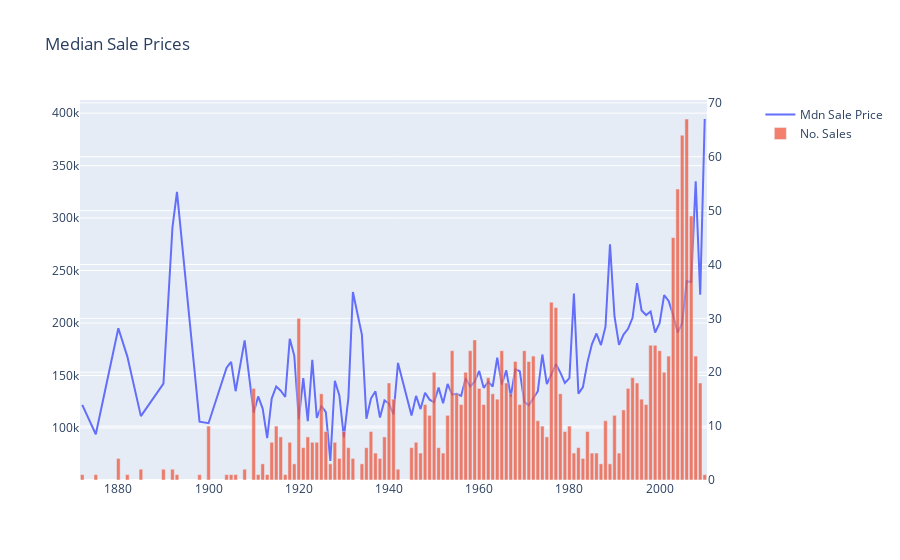

Notebook cell for this chart:
### Code cell
# Creating a variable containing the house age when sold
# raw_df['AgeWSold'] = raw_df[['SaleDate', 'YearBuilt']].apply(lambda d : d[0].year - d[1], axis = 1)

grouped_ts3 = raw_df.groupby('YearBuilt')['SalePrice'].agg(['median', 'count'])

fig1 = make_subplots(specs=[[{"secondary_y": True}]])
fig1.add_trace(go.Scatter(x=grouped_ts3.index, y=grouped_ts3['median'], name='Mdn Sale Price'))
fig1.add_trace(go.Bar(x=grouped_ts3.index, y=grouped_ts3['count'], name='No. Sales', opacity=0.75), secondary_y=True,)
fig1.update_layout(
    title='Median Sale Prices',
    xaxis_title='',
    yaxis_title=''
)
